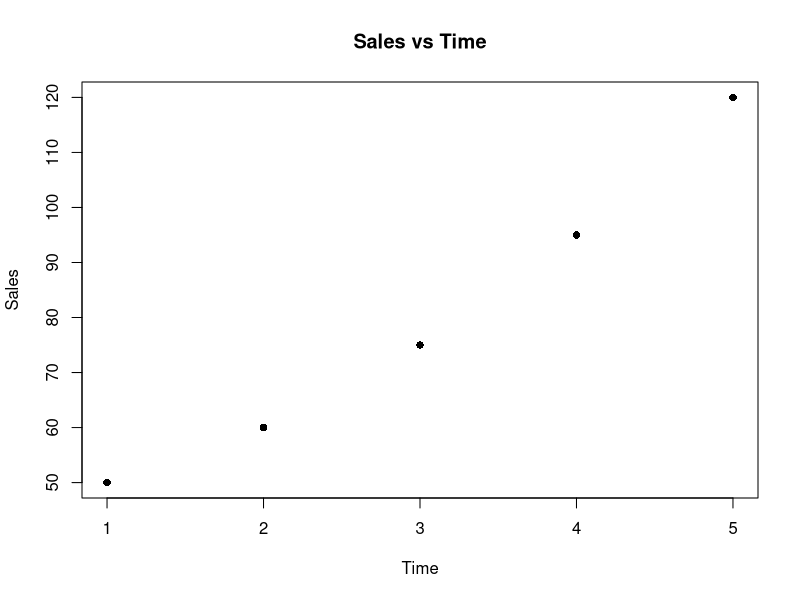

R code for this plot: (Note: this script raises an error after producing the figure.)

time <- c(1, 2, 3, 4, 5)
sales <- c(50, 60, 75, 95, 120)  
plot(time, sales, main = "Sales vs Time", xlab = "Time", ylab = "Sales", pch = 16)
nls_model <- nls(sales ~ a * time^2 + b * time + c, start = list(a = 1, b = 1, c = 50))
curve(predict(nls_model, list(time = x)), add = TRUE, col = "red")
